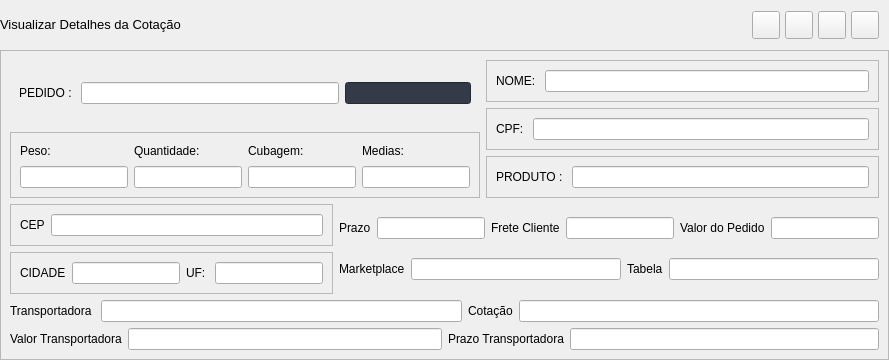
     <widget class="QFrame" name="bgApp">
      <property name="styleSheet">
       <string notr="true"/>
      </property>
      <property name="frameShape">
       <enum>QFrame::NoFrame</enum>
      </property>
      <property name="frameShadow">
       <enum>QFrame::Raised</enum>
      </property>
      <layout class="QHBoxLayout" name="appLayout">
       <property name="spacing">
        <number>0</number>
       </property>
       <property name="leftMargin">
        <number>0</number>
       </property>
       <property name="topMargin">
        <number>0</number>
       </property>
       <property name="rightMargin">
        <number>0</number>
       </property>
       <property name="bottomMargin">
        <number>0</number>
       </property>
       <item>
        <widget class="QFrame" name="contentBox">
         <property name="frameShape">
          <enum>QFrame::NoFrame</enum>
         </property>
         <property name="frameShadow">
          <enum>QFrame::Raised</enum>
         </property>
         <layout class="QVBoxLayout" name="verticalLayout_2">
          <property name="spacing">
           <number>0</number>
          </property>
          <property name="leftMargin">
           <number>0</number>
          </property>
          <property name="topMargin">
           <number>0</number>
          </property>
          <property name="rightMargin">
           <number>0</number>
          </property>
          <property name="bottomMargin">
           <number>0</number>
          </property>
          <item>
           <widget class="QFrame" name="contentTopBg">
            <property name="minimumSize">
             <size>
              <width>0</width>
              <height>50</height>
             </size>
            </property>
            <property name="maximumSize">
             <size>
              <width>16777215</width>
              <height>50</height>
             </size>
            </property>
            <property name="frameShape">
             <enum>QFrame::NoFrame</enum>
            </property>
            <property name="frameShadow">
             <enum>QFrame::Raised</enum>
            </property>
            <layout class="QHBoxLayout" name="horizontalLayout">
             <property name="spacing">
              <number>0</number>
             </property>
             <property name="leftMargin">
              <number>0</number>
             </property>
             <property name="topMargin">
              <number>0</number>
             </property>
             <property name="rightMargin">
              <number>10</number>
             </property>
             <property name="bottomMargin">
              <number>0</number>
             </property>
             <item>
              <widget class="QFrame" name="leftBox">
               <property name="sizePolicy">
                <sizepolicy hsizetype="Expanding" vsizetype="Preferred">
                 <horstretch>0</horstretch>
                 <verstretch>0</verstretch>
                </sizepolicy>
               </property>
               <property name="frameShape">
                <enum>QFrame::NoFrame</enum>
               </property>
               <property name="frameShadow">
                <enum>QFrame::Raised</enum>
               </property>
               <layout class="QHBoxLayout" name="horizontalLayout_3">
                <property name="spacing">
                 <number>0</number>
                </property>
                <property name="leftMargin">
                 <number>0</number>
                </property>
                <property name="topMargin">
                 <number>0</number>
                </property>
                <property name="rightMargin">
                 <number>0</number>
                </property>
                <property name="bottomMargin">
                 <number>0</number>
                </property>
                <item>
                 <widget class="QLabel" name="titleRightInfo">
                  <property name="sizePolicy">
                   <sizepolicy hsizetype="Preferred" vsizetype="Expanding">
                    <horstretch>0</horstretch>
                    <verstretch>0</verstretch>
                   </sizepolicy>
                  </property>
                  <property name="maximumSize">
                   <size>
                    <width>16777215</width>
                    <height>45</height>
                   </size>
                  </property>
                  <property name="font">
                   <font>
                    <pointsize>10</pointsize>
                    <italic>false</italic>
                    <bold>false</bold>
                   </font>
                  </property>
                  <property name="text">
                   <string>Visualizar Detalhes da Cotação</string>
                  </property>
                  <property name="alignment">
                   <set>Qt::AlignLeading|Qt::AlignLeft|Qt::AlignVCenter</set>
                  </property>
                 </widget>
                </item>
               </layout>
              </widget>
             </item>
             <item alignment="Qt::AlignRight">
              <widget class="QFrame" name="rightButtons">
               <property name="minimumSize">
                <size>
                 <width>0</width>
                 <height>28</height>
                </size>
               </property>
               <property name="frameShape">
                <enum>QFrame::NoFrame</enum>
               </property>
               <property name="frameShadow">
                <enum>QFrame::Raised</enum>
               </property>
               <layout class="QHBoxLayout" name="horizontalLayout_2">
                <property name="spacing">
                 <number>5</number>
                </property>
                <property name="leftMargin">
                 <number>0</number>
                </property>
                <property name="topMargin">
                 <number>0</number>
                </property>
                <property name="rightMargin">
                 <number>0</number>
                </property>
                <property name="bottomMargin">
                 <number>0</number>
                </property>
                <item>
                 <widget class="QPushButton" name="settingsTopBtn">
                  <property name="minimumSize">
                   <size>
                    <width>28</width>
                    <height>28</height>
                   </size>
                  </property>
                  <property name="maximumSize">
                   <size>
                    <width>28</width>
                    <height>28</height>
                   </size>
                  </property>
                  <property name="cursor">
                   <cursorShape>PointingHandCursor</cursorShape>
                  </property>
                  <property name="toolTip">
                   <string>Settings</string>
                  </property>
                  <property name="text">
                   <string/>
                  </property>
                  <property name="icon">
                   <iconset>
                    <normaloff>:/icons/images/icons/icon_settings.png</normaloff>:/icons/images/icons/icon_settings.png</iconset>
                  </property>
                  <property name="iconSize">
                   <size>
                    <width>20</width>
                    <height>20</height>
                   </size>
                  </property>
                 </widget>
                </item>
                <item>
                 <widget class="QPushButton" name="minimizeAppBtn">
                  <property name="minimumSize">
                   <size>
                    <width>28</width>
                    <height>28</height>
                   </size>
                  </property>
                  <property name="maximumSize">
                   <size>
                    <width>28</width>
                    <height>28</height>
                   </size>
                  </property>
                  <property name="cursor">
                   <cursorShape>PointingHandCursor</cursorShape>
                  </property>
                  <property name="toolTip">
                   <string>Minimize</string>
                  </property>
                  <property name="text">
                   <string/>
                  </property>
                  <property name="icon">
                   <iconset>
                    <normaloff>:/icons/images/icons/icon_minimize.png</normaloff>:/icons/images/icons/icon_minimize.png</iconset>
                  </property>
                  <property name="iconSize">
                   <size>
                    <width>20</width>
                    <height>20</height>
                   </size>
                  </property>
                 </widget>
                </item>
                <item>
                 <widget class="QPushButton" name="maximizeRestoreAppBtn">
                  <property name="minimumSize">
                   <size>
                    <width>28</width>
                    <height>28</height>
                   </size>
                  </property>
                  <property name="maximumSize">
                   <size>
                    <width>28</width>
                    <height>28</height>
                   </size>
                  </property>
                  <property name="font">
                   <font>
                    <pointsize>10</pointsize>
                    <italic>false</italic>
                    <bold>false</bold>
                    <stylestrategy>PreferDefault</stylestrategy>
                   </font>
                  </property>
                  <property name="cursor">
                   <cursorShape>PointingHandCursor</cursorShape>
                  </property>
                  <property name="toolTip">
                   <string>Maximize</string>
                  </property>
                  <property name="text">
                   <string/>
                  </property>
                  <property name="icon">
                   <iconset>
                    <normaloff>:/icons/images/icons/icon_maximize.png</normaloff>:/icons/images/icons/icon_maximize.png</iconset>
                  </property>
                  <property name="iconSize">
                   <size>
                    <width>20</width>
                    <height>20</height>
                   </size>
                  </property>
                 </widget>
                </item>
                <item>
                 <widget class="QPushButton" name="closeAppBtn">
                  <property name="minimumSize">
                   <size>
                    <width>28</width>
                    <height>28</height>
                   </size>
                  </property>
                  <property name="maximumSize">
                   <size>
                    <width>28</width>
                    <height>28</height>
                   </size>
                  </property>
                  <property name="cursor">
                   <cursorShape>PointingHandCursor</cursorShape>
                  </property>
                  <property name="toolTip">
                   <string>Close</string>
                  </property>
                  <property name="text">
                   <string/>
                  </property>
                  <property name="icon">
                   <iconset>
                    <normaloff>:/icons/images/icons/icon_close.png</normaloff>:/icons/images/icons/icon_close.png</iconset>
                  </property>
                  <property name="iconSize">
                   <size>
                    <width>20</width>
                    <height>20</height>
                   </size>
                  </property>
                 </widget>
                </item>
               </layout>
              </widget>
             </item>
            </layout>
           </widget>
          </item>
          <item>
           <widget class="QFrame" name="contentBottom">
            <property name="frameShape">
             <enum>QFrame::NoFrame</enum>
            </property>
            <property name="frameShadow">
             <enum>QFrame::Raised</enum>
            </property>
            <layout class="QVBoxLayout" name="verticalLayout_6">
             <property name="spacing">
              <number>0</number>
             </property>
             <property name="leftMargin">
              <number>0</number>
             </property>
             <property name="topMargin">
              <number>0</number>
             </property>
             <property name="rightMargin">
              <number>0</number>
             </property>
             <property name="bottomMargin">
              <number>0</number>
             </property>
             <item>
              <widget class="QFrame" name="frame">
               <property name="frameShape">
                <enum>QFrame::StyledPanel</enum>
               </property>
               <property name="frameShadow">
                <enum>QFrame::Raised</enum>
               </property>
               <layout class="QGridLayout" name="gridLayout">
                <item row="0" column="0">
                 <layout class="QVBoxLayout" name="verticalLayout">
                  <item>
                   <layout class="QHBoxLayout" name="horizontalLayout_4">
                    <item>
                     <layout class="QGridLayout" name="gridLayout_2">
                      <item row="1" column="0">
                       <layout class="QHBoxLayout" name="horizontalLayout_8">
                        <item>
                         <widget class="QFrame" name="frame_2">
                          <property name="frameShape">
                           <enum>QFrame::StyledPanel</enum>
                          </property>
                          <property name="frameShadow">
                           <enum>QFrame::Raised</enum>
                          </property>
                          <layout class="QHBoxLayout" name="horizontalLayout_7">
                           <item>
                            <layout class="QVBoxLayout" name="verticalLayout_3">
                             <item>
                              <widget class="QLabel" name="label_18">
                               <property name="text">
                                <string>Peso:</string>
                               </property>
                              </widget>
                             </item>
                             <item>
                              <widget class="QLineEdit" name="lineEdit_19"/>
                             </item>
                            </layout>
                           </item>
                           <item>
                            <layout class="QVBoxLayout" name="verticalLayout_4">
                             <item>
                              <widget class="QLabel" name="label_17">
                               <property name="text">
                                <string>Quantidade:</string>
                               </property>
                              </widget>
                             </item>
                             <item>
                              <widget class="QLineEdit" name="lineEdit_18"/>
                             </item>
                            </layout>
                           </item>
                           <item>
                            <layout class="QVBoxLayout" name="verticalLayout_5">
                             <item>
                              <widget class="QLabel" name="label_16">
                               <property name="text">
                                <string>Cubagem:</string>
                               </property>
                              </widget>
                             </item>
                             <item>
                              <widget class="QLineEdit" name="lineEdit_17"/>
                             </item>
                            </layout>
                           </item>
                           <item>
                            <layout class="QVBoxLayout" name="verticalLayout_7">
                             <item>
                              <widget class="QLabel" name="label_6">
                               <property name="text">
                                <string>Medias:</string>
                               </property>
                              </widget>
                             </item>
                             <item>
                              <widget class="QLineEdit" name="lineEdit_7"/>
                             </item>
                            </layout>
                           </item>
                          </layout>
                         </widget>
                        </item>
                       </layout>
                      </item>
                      <item row="0" column="0">
                       <widget class="QWidget" name="verticalWidget_7" native="true">
                        <layout class="QHBoxLayout" name="horizontalLayout_9">
                         <item>
                          <widget class="QLabel" name="label">
                           <property name="text">
                            <string>PEDIDO : </string>
                           </property>
                          </widget>
                         </item>
                         <item>
                          <widget class="QLineEdit" name="lineEdit"/>
                         </item>
                         <item>
                          <widget class="QLineEdit" name="lineEdit_3">
                           <property name="maximumSize">
                            <size>
                             <width>126</width>
                             <height>16777215</height>
                            </size>
                           </property>
                           <property name="styleSheet">
                            <string notr="true">background-color: rgb(52, 59, 72);</string>
                           </property>
                          </widget>
                         </item>
                        </layout>
                       </widget>
                      </item>
                     </layout>
                    </item>
                    <item>
                     <layout class="QGridLayout" name="gridLayout_3">
                      <item row="0" column="0">
                       <widget class="QFrame" name="frame_5">
                        <property name="frameShape">
                         <enum>QFrame::StyledPanel</enum>
                        </property>
                        <property name="frameShadow">
                         <enum>QFrame::Raised</enum>
                        </property>
                        <layout class="QGridLayout" name="gridLayout_11">
                         <item row="0" column="0">
                          <layout class="QHBoxLayout" name="horizontalLayout_13">
                           <item>
                            <widget class="QLabel" name="label_7">
                             <property name="text">
                              <string>NOME: </string>
                             </property>
                            </widget>
                           </item>
                           <item>
                            <widget class="QLineEdit" name="lineEdit_8"/>
                           </item>
                          </layout>
                         </item>
                        </layout>
                       </widget>
                      </item>
                      <item row="2" column="0">
                       <widget class="QFrame" name="frame_3">
                        <property name="frameShape">
                         <enum>QFrame::StyledPanel</enum>
                        </property>
                        <property name="frameShadow">
                         <enum>QFrame::Raised</enum>
                        </property>
                        <layout class="QGridLayout" name="gridLayout_9">
                         <item row="0" column="0">
                          <layout class="QHBoxLayout" name="horizontalLayout_11">
                           <item>
                            <widget class="QLabel" name="label_5">
                             <property name="text">
                              <string>PRODUTO : </string>
                             </property>
                            </widget>
                           </item>
                           <item>
                            <widget class="QLineEdit" name="lineEdit_6"/>
                           </item>
                          </layout>
                         </item>
                        </layout>
                       </widget>
                      </item>
                      <item row="1" column="0">
                       <widget class="QFrame" name="frame_4">
                        <property name="frameShape">
                         <enum>QFrame::StyledPanel</enum>
                        </property>
                        <property name="frameShadow">
                         <enum>QFrame::Raised</enum>
                        </property>
                        <layout class="QGridLayout" name="gridLayout_8">
                         <item row="0" column="0">
                          <layout class="QHBoxLayout" name="horizontalLayout_10">
                           <item>
                            <widget class="QLabel" name="label_4">
                             <property name="text">
                              <string>CPF: </string>
                             </property>
                            </widget>
                           </item>
                           <item>
                            <widget class="QLineEdit" name="lineEdit_5"/>
                           </item>
                          </layout>
                         </item>
                        </layout>
                       </widget>
                      </item>
                     </layout>
                    </item>
                   </layout>
                  </item>
                  <item>
                   <layout class="QHBoxLayout" name="horizontalLayout_5">
                    <item>
                     <layout class="QGridLayout" name="gridLayout_4">
                      <item row="1" column="0">
                       <widget class="QFrame" name="frame_8">
                        <property name="frameShape">
                         <enum>QFrame::StyledPanel</enum>
                        </property>
                        <property name="frameShadow">
                         <enum>QFrame::Raised</enum>
                        </property>
                        <layout class="QGridLayout" name="gridLayout_13">
                         <item row="0" column="0">
                          <layout class="QHBoxLayout" name="horizontalLayout_16">
                           <item>
                            <widget class="QLabel" name="label_10">
                             <property name="text">
                              <string>CIDADE</string>
                             </property>
                            </widget>
                           </item>
                           <item>
                            <widget class="QLineEdit" name="lineEdit_11"/>
                           </item>
                           <item>
                            <widget class="QLabel" name="label_2">
                             <property name="text">
                              <string>UF: </string>
                             </property>
                            </widget>
                           </item>
                           <item>
                            <widget class="QLineEdit" name="lineEdit_4"/>
                           </item>
                          </layout>
                         </item>
                        </layout>
                       </widget>
                      </item>
                      <item row="0" column="0">
                       <widget class="QFrame" name="frame_9">
                        <property name="frameShape">
                         <enum>QFrame::StyledPanel</enum>
                        </property>
                        <property name="frameShadow">
                         <enum>QFrame::Raised</enum>
                        </property>
                        <layout class="QGridLayout" name="gridLayout_12">
                         <item row="0" column="0">
                          <layout class="QHBoxLayout" name="horizontalLayout_17">
                           <item>
                            <widget class="QLabel" name="label_11">
                             <property name="text">
                              <string>CEP</string>
                             </property>
                            </widget>
                           </item>
                           <item>
                            <widget class="QLineEdit" name="lineEdit_12"/>
                           </item>
                          </layout>
                         </item>
                        </layout>
                       </widget>
                      </item>
                     </layout>
                    </item>
                    <item>
                     <layout class="QGridLayout" name="gridLayout_5">
                      <item row="1" column="0">
                       <layout class="QHBoxLayout" name="horizontalLayout_14">
                        <item>
                         <widget class="QLabel" name="label_9">
                          <property name="text">
                           <string>Marketplace</string>
                          </property>
                         </widget>
                        </item>
                        <item>
                         <widget class="QLineEdit" name="lineEdit_10"/>
                        </item>
                        <item>
                         <widget class="QLabel" name="label_12">
                          <property name="text">
                           <string>Tabela</string>
                          </property>
                         </widget>
                        </item>
                        <item>
                         <widget class="QLineEdit" name="lineEdit_13"/>
                        </item>
                       </layout>
                      </item>
                      <item row="0" column="0">
                       <layout class="QHBoxLayout" name="horizontalLayout_12">
                        <item>
                         <widget class="QLabel" name="label_3">
                          <property name="text">
                           <string>Prazo</string>
                          </property>
                         </widget>
                        </item>
                        <item>
                         <widget class="QLineEdit" name="lineEdit_2"/>
                        </item>
                        <item>
                         <widget class="QLabel" name="label_8">
                          <property name="text">
                           <string>Frete Cliente</string>
                          </property>
                         </widget>
                        </item>
                        <item>
                         <widget class="QLineEdit" name="lineEdit_9"/>
                        </item>
                        <item>
                         <widget class="QLabel" name="label_25">
                          <property name="text">
                           <string>Valor do Pedido</string>
                          </property>
                         </widget>
                        </item>
                        <item>
                         <widget class="QLineEdit" name="lineEdit_26"/>
                        </item>
                       </layout>
                      </item>
                     </layout>
                    </item>
                   </layout>
                  </item>
                  <item>
                   <layout class="QHBoxLayout" name="horizontalLayout_6">
                    <item>
                     <layout class="QGridLayout" name="gridLayout_6">
                      <item row="0" column="0">
                       <layout class="QHBoxLayout" name="horizontalLayout_23">
                        <item>
                         <widget class="QLabel" name="label_26">
                          <property name="text">
                           <string>Transportadora </string>
                          </property>
                         </widget>
                        </item>
                        <item>
                         <widget class="QLineEdit" name="lineEdit_29"/>
                        </item>
                        <item>
                         <widget class="QLabel" name="label_27">
                          <property name="text">
                           <string>Cotação</string>
                          </property>
                         </widget>
                        </item>
                        <item>
                         <widget class="QLineEdit" name="lineEdit_28"/>
                        </item>
                       </layout>
                      </item>
                      <item row="1" column="0">
                       <layout class="QHBoxLayout" name="horizontalLayout_22">
                        <item>
                         <layout class="QHBoxLayout" name="horizontalLayout_15">
                          <item>
                           <widget class="QLabel" name="label_28">
                            <property name="text">
                             <string>Valor Transportadora</string>
                            </property>
                           </widget>
                          </item>
                          <item>
                           <widget class="QLineEdit" name="lineEdit_31"/>
                          </item>
                         </layout>
                        </item>
                        <item>
                         <layout class="QHBoxLayout" name="horizontalLayout_18">
                          <item>
                           <widget class="QLabel" name="label_29">
                            <property name="text">
                             <string>Prazo Transportadora</string>
                            </property>
                           </widget>
                          </item>
                          <item>
                           <widget class="QLineEdit" name="lineEdit_27"/>
                          </item>
                         </layout>
                        </item>
                       </layout>
                      </item>
                     </layout>
                    </item>
                   </layout>
                  </item>
                 </layout>
                </item>
               </layout>
              </widget>
             </item>
            </layout>
           </widget>
          </item>
         </layout>
        </widget>
       </item>
      </layout>
     </widget>
